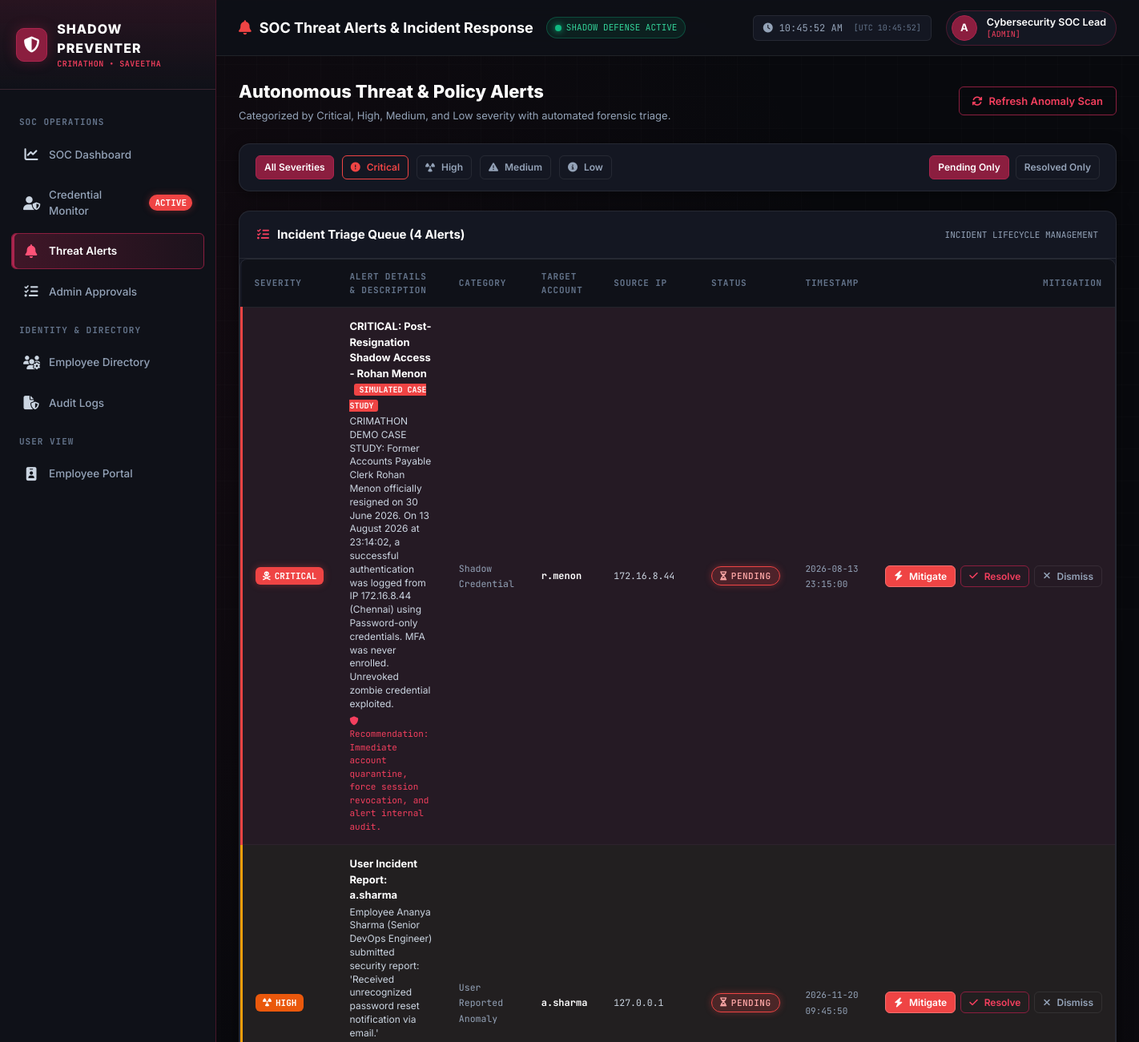
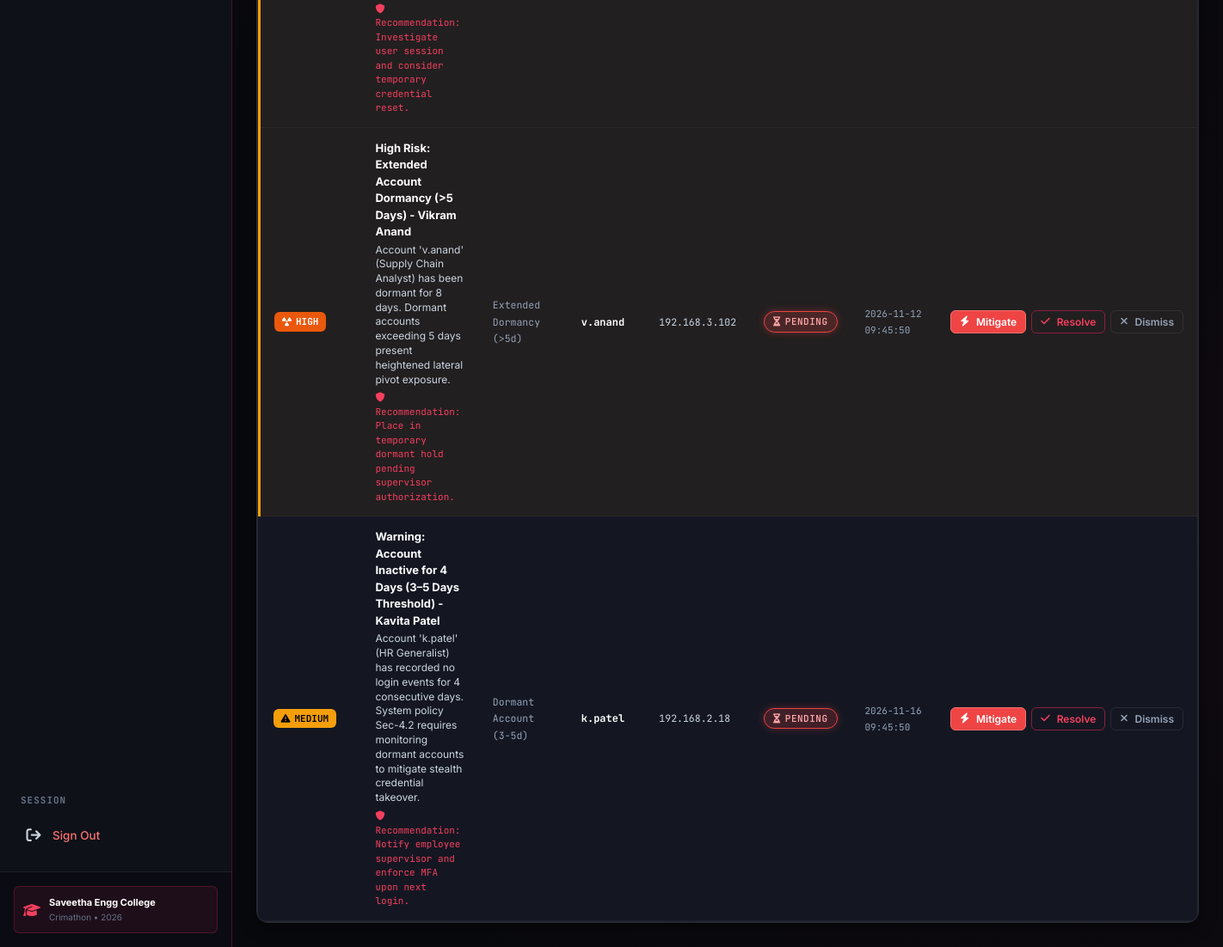
The page /admin/alerts?status=Pending&severity= (signed in) on the database its author committed (2 pictures, top to bottom).
### tables this page shows
CREATE TABLE users (
        id INTEGER PRIMARY KEY AUTOINCREMENT,
        username TEXT UNIQUE NOT NULL,
        password_hash TEXT NOT NULL,
        full_name TEXT NOT NULL,
        email TEXT UNIQUE NOT NULL,
        role TEXT NOT NULL DEFAULT 'employee',
        position TEXT NOT NULL,
        department TEXT NOT NULL,
        employment_status TEXT NOT NULL DEFAULT 'Active',
        resignation_date TEXT,
        account_status TEXT NOT NULL DEFAULT 'Active',
        mfa_enabled INTEGER NOT NULL DEFAULT 0,
        mfa_method TEXT DEFAULT 'None',
        last_login TEXT,
        last_login_ip TEXT,
        last_login_location TEXT,
        created_at TEXT NOT NULL,
        updated_at TEXT NOT NULL
    );

CREATE TABLE alerts (
        id INTEGER PRIMARY KEY AUTOINCREMENT,
        title TEXT NOT NULL,
        description TEXT NOT NULL,
        severity TEXT NOT NULL,
        category TEXT NOT NULL,
        user_id INTEGER,
        username TEXT NOT NULL,
        source_ip TEXT,
        status TEXT NOT NULL DEFAULT 'Pending',
        is_simulated_case INTEGER NOT NULL DEFAULT 0,
        mitigation_action TEXT,
        created_at TEXT NOT NULL,
        resolved_at TEXT,
        resolved_by TEXT,
        admin_notes TEXT,
        FOREIGN KEY(user_id) REFERENCES users(id) ON DELETE SET NULL
    );

### app.py (the view)
@app.route('/admin/alerts')
@login_required
@admin_required
def admin_alerts():
    db = get_db()
    severity_filter = request.args.get('severity', '').strip()
    status_filter = request.args.get('status', '').strip()
    query = "SELECT * FROM alerts WHERE 1=1"
    params = []
    if severity_filter:
        query += " AND severity = ?"
        params.append(severity_filter)
    if status_filter:
        query += " AND status = ?"
        params.append(status_filter)
    query += " ORDER BY CASE severity WHEN 'Critical' THEN 1 WHEN 'High' THEN 2 WHEN 'Medium' THEN 3 ELSE 4 END, id DESC"
    alerts = db.execute(query, params).fetchall()
    return render_template(
        'alerts.html',
        alerts=alerts,
        severity_filter=severity_filter,
        status_filter=status_filter
    )

### templates/alerts.html (shortened to what this page needs)
{% extends "base.html" %}
{% block page_title %}
  <i class="fas fa-bell" style="color: #ef4444;"></i>
  <span>SOC Threat Alerts & Incident Response</span>
{% endblock %}
{% block content %}
<div class="dashboard-hero-bar">
  <div class="hero-title-group">
    <h1>Autonomous Threat & Policy Alerts</h1>
    <p>Categorized by Critical, High, Medium, and Low severity with automated forensic triage.</p>
  </div>
  <div class="hero-actions">
    <button type="button" class="btn-cyber btn-outline-maroon" onclick="triggerDeepScan('{{ csrf_token }}')">
      <i class="fas fa-arrows-rotate"></i>
      <span>Refresh Anomaly Scan</span>
    </button>
  </div>
</div>
<div class="cyber-card" style="margin-bottom: 24px;">
  <div class="card-body-cyber" style="padding: 14px 20px; display: flex; align-items: center; justify-content: space-between; flex-wrap: wrap; gap: 12px;">
    <div style="display: flex; gap: 10px; flex-wrap: wrap;">
      <a href="{{ url_for('admin_alerts') }}" class="btn-cyber {% if not severity_filter %}btn-maroon{% else %}btn-outline{% endif %} btn-sm">
        All Severities
      </a>
      <a href="{{ url_for('admin_alerts', severity='Critical') }}" class="btn-cyber {% if severity_filter == 'Critical' %}btn-danger{% else %}btn-outline-danger{% endif %} btn-sm">
        <i class="fas fa-circle-exclamation"></i> Critical
      </a>
      <a href="{{ url_for('admin_alerts', severity='High') }}" class="btn-cyber {% if severity_filter == 'High' %}btn-maroon{% else %}btn-outline{% endif %} btn-sm" style="">
        <i class="fas fa-radiation"></i> High
      </a>
      <a href="{{ url_for('admin_alerts', severity='Medium') }}" class="btn-cyber {% if severity_filter == 'Medium' %}btn-maroon{% else %}btn-outline{% endif %} btn-sm" style="">
        <i class="fas fa-triangle-exclamation"></i> Medium
      </a>
      <a href="{{ url_for('admin_alerts', severity='Low') }}" class="btn-cyber {% if severity_filter == 'Low' %}btn-maroon{% else %}btn-outline{% endif %} btn-sm" style="">
        <i class="fas fa-circle-info"></i> Low
      </a>
    </div>
    <div style="display: flex; gap: 8px;">
      <a href="{{ url_for('admin_alerts', status='Pending', severity=severity_filter) }}" class="btn-cyber {% if status_filter == 'Pending' %}btn-maroon{% else %}btn-outline{% endif %} btn-sm">
        Pending Only
      </a>
      <a href="{{ url_for('admin_alerts', status='Resolved', severity=severity_filter) }}" class="btn-cyber {% if status_filter == 'Resolved' %}btn-maroon{% else %}btn-outline{% endif %} btn-sm">
        Resolved Only
      </a>
    </div>
  </div>
</div>
<div class="cyber-card">
  <div class="card-header-cyber">
    <div class="card-title-cyber">
      <i class="fas fa-list-check"></i>
      <span>Incident Triage Queue ({{ alerts|length }} Alerts)</span>
    </div>
    <div style="font-size: 11px; font-family: var(--font-mono); color: #94a3b8;">
      INCIDENT LIFECYCLE MANAGEMENT
    </div>
  </div>
  <div class="card-body-cyber" style="padding: 0;">
    <div class="table-responsive">
      <table class="cyber-table">
        <thead>
          <tr>
            <th>Severity</th>
            <th>Alert Details & Description</th>
            <th>Category</th>
            <th>Target Account</th>
            <th>Source IP</th>
            <th>Status</th>
            <th>Timestamp</th>
            <th style="text-align: right;">Mitigation</th>
          </tr>
        </thead>
        <tbody>
          {% for alert in alerts %}
          <tr class="{% if alert.severity == 'Critical' %}row-flagged{% elif alert.severity == 'High' %}row-dormant{% endif %}">
            <td>
              <span class="badge-severity {% if alert.severity == 'Critical' %}sev-critical{% elif alert.severity == 'High' %}sev-high{% elif alert.severity == 'Medium' %}sev-medium{% else %}sev-low{% endif %}">
                <i class="fas fa-{% if alert.severity == 'Critical' %}skull-crossbones{% elif alert.severity == 'High' %}radiation{% elif alert.severity == 'Medium' %}triangle-exclamation{% else %}circle-info{% endif %}"></i>
                {{ alert.severity }}
              </span>
            </td>
            <td style="max-width: 380px;">
              <div style="font-weight: 700; color: #fff; margin-bottom: 3px;">
                {{ alert.title }}
                {% if alert.is_simulated_case %}
                <span style="font-size: 10px; background: #ef4444; color: #fff; padding: 1px 6px; border-radius: 3px; font-family: var(--font-mono); margin-left: 6px;">
                  SIMULATED CASE STUDY
                </span>
                {% endif %}
              </div>
              <div style="font-size: 12px; color: #cbd5e1; line-height: 1.4;">
                {{ alert.description }}
              </div>
              {% if alert.mitigation_action %}
              <div style="font-size: 11px; color: #f43f5e; margin-top: 4px; font-family: var(--font-mono);">
                <i class="fas fa-shield"></i> Recommendation: {{ alert.mitigation_action }}
              </div>
              {% endif %}
            </td>
            <td>
              <span style="font-family: var(--font-mono); font-size: 11.5px; color: #94a3b8;">
                {{ alert.category }}
              </span>
            </td>
            <td>
              <span style="font-family: var(--font-mono); font-size: 12px; font-weight: 700; color: #fff;">
                {{ alert.username }}
              </span>
            </td>
            <td>
              <span style="font-family: var(--font-mono); font-size: 11.5px; color: #cbd5e1;">
                {{ alert.source_ip or 'Internal' }}
              </span>
            </td>
            <td>
              {% if alert.status == 'Pending' %}
              <span class="status-pill status-flagged"><i class="fas fa-hourglass-half"></i> Pending</span>
              {% elif alert.status == 'Resolved' %}
              <span class="status-pill status-active"><i class="fas fa-circle-check"></i> Resolved</span>
              {% elif alert.status == 'Dismissed' %}
              <span class="status-pill status-mfa-off"><i class="fas fa-ban"></i> Dismissed</span>
              {% else %}
              <span class="status-pill status-dormant">{{ alert.status }}</span>
              {% endif %}
            </td>
            <td>
              <span style="font-family: var(--font-mono); font-size: 11px; color: #94a3b8;">
                {{ alert.created_at }}
              </span>
            </td>
            <td style="text-align: right;">
              <div style="display: inline-flex; gap: 6px;">
                {% if alert.status == 'Pending' %}
                <form action="{{ url_for('mitigate_alert', alert_id=alert.id) }}" method="POST" style="display: inline;">
                  <button type="submit" class="btn-cyber btn-danger btn-sm" title="Auto-Mitigate & Suspend User" onclick="return confirm('Execute automatic mitigation: Quarantine account {{ alert.username }} and mark incident resolved?')">
                    <i class="fas fa-bolt"></i> Mitigate
                  </button>
                </form>
                <button type="button" class="btn-cyber btn-outline-maroon btn-sm" onclick="openResolveModal({{ alert.id }}, '{{ alert.title }}')">
                  <i class="fas fa-check"></i> Resolve
                </button>
                <button type="button" class="btn-cyber btn-outline btn-sm" onclick="openRejectModal({{ alert.id }}, '{{ alert.title }}')">
                  <i class="fas fa-xmark"></i> Dismiss
                </button>
                {% else %}
                <span style="font-size: 11px; color: #64748b; font-family: var(--font-mono);">
                  CLOSED ({{ alert.resolved_by or 'SOC' }})
                </span>
                {% endif %}
              </div>
            </td>
          </tr>
          {% else %}
          <tr>
            <td colspan="8" style="text-align: center; padding: 30px; color: #94a3b8;">
              No alerts match the chosen severity or status filter.
            </td>
          </tr>
          {% endfor %}
        </tbody>
      </table>
    </div>
  </div>
</div>
{% endblock %}

### templates/base.html (shortened to what this page needs)
<!DOCTYPE html>
<html lang="en">
<head>
  <link rel="stylesheet" href="https://cdnjs.cloudflare.com/ajax/libs/font-awesome/6.5.1/css/all.min.css">
  <link rel="stylesheet" href="{{ url_for('static', filename='css/style.css') }}">
  <link rel="stylesheet" href="{{ url_for('static', filename='css/dashboard.css') }}">
</head>
<body>
  <div class="app-container">
    {% if session.get('user_id') %}
    <aside class="sidebar">
      <div class="sidebar-header">
        <div class="brand-icon">
          <i class="fas fa-shield-halved"></i>
        </div>
        <div class="brand-title">
          <span class="brand-name">SHADOW PREVENTER</span>
          <span class="brand-subtitle">CRIMATHON &bull; SAVEETHA</span>
        </div>
      </div>
      <nav class="sidebar-nav">
        {% if session.get('role') == 'admin' %}
        <div class="nav-section-title">SOC Operations</div>
        <a href="{{ url_for('admin_dashboard') }}" class="nav-item {% if request.endpoint == 'admin_dashboard' %}active{% endif %}">
          <i class="fas fa-chart-line"></i>
          <span>SOC Dashboard</span>
        </a>
        <a href="{{ url_for('credential_monitoring') }}" class="nav-item {% if request.endpoint == 'credential_monitoring' %}active{% endif %}">
          <i class="fas fa-user-shield"></i>
          <span>Credential Monitor</span>
          <span class="nav-badge badge-alert">ACTIVE</span>
        </a>
        <a href="{{ url_for('admin_alerts') }}" class="nav-item {% if request.endpoint == 'admin_alerts' %}active{% endif %}">
          <i class="fas fa-bell"></i>
          <span>Threat Alerts</span>
        </a>
        <a href="{{ url_for('admin_approvals') }}" class="nav-item {% if request.endpoint == 'admin_approvals' %}active{% endif %}">
          <i class="fas fa-tasks"></i>
          <span>Admin Approvals</span>
        </a>
        <div class="nav-section-title">Identity & Directory</div>
        <a href="{{ url_for('admin_employees') }}" class="nav-item {% if request.endpoint == 'admin_employees' %}active{% endif %}">
          <i class="fas fa-users-gear"></i>
          <span>Employee Directory</span>
        </a>
        <a href="{{ url_for('admin_audit_logs') }}" class="nav-item {% if request.endpoint == 'admin_audit_logs' %}active{% endif %}">
          <i class="fas fa-file-shield"></i>
          <span>Audit Logs</span>
        </a>
        <div class="nav-section-title">User View</div>
        <a href="{{ url_for('employee_portal') }}" class="nav-item {% if request.endpoint == 'employee_portal' %}active{% endif %}">
          <i class="fas fa-id-badge"></i>
          <span>Employee Portal</span>
        </a>
        {% endif %}
        <div class="nav-section-title" style="margin-top: auto;">Session</div>
        <a href="{{ url_for('logout') }}" class="nav-item" style="color: #f87171;">
          <i class="fas fa-arrow-right-from-bracket"></i>
          <span>Sign Out</span>
        </a>
      </nav>
      <div class="sidebar-footer">
        <div class="college-badge">
          <i class="fas fa-graduation-cap"></i>
          <div class="college-text">
            <strong>Saveetha Engg College</strong>
            <span>Crimathon &bull; 2026</span>
          </div>
        </div>
      </div>
    </aside>
    {% endif %}
    <div class="main-wrapper" {% if not session.get('user_id') %}style="margin-left: 0;"{% endif %}>
      {% if session.get('user_id') %}
      <header class="top-header">
        <div class="header-left">
          <div class="page-title">
            {% block page_title %}Security Command Center{% endblock %}
          </div>
          <div class="system-status-indicator">
            <span class="pulse-dot"></span>
            <span>SHADOW DEFENSE ACTIVE</span>
          </div>
        </div>
        <div class="header-right">
          <div class="terminal-clock" id="terminal-clock-display">
          </div>
          <div class="header-user-profile">
            <div class="avatar-badge">
              {{ session.get('username', 'U')[:1]|upper }}
            </div>
            <div class="user-info-text">
              <span class="user-display-name">{{ session.get('full_name', session.get('username')) }}</span>
              <span class="user-role-badge">[{{ session.get('role', 'user')|upper }}]</span>
            </div>
          </div>
        </div>
      </header>
      {% endif %}
      <main class="content-body">
        {% block content %}{% endblock %}
      </main>
    </div>
  </div>
</body>
</html>

### rows shown on the page
users: get "Cybersecurity SOC Lead"
alerts: severity "CRITICAL", title "CRITICAL: Post-Resignation Shadow Access - Rohan Menon", is_simulated_case "SIMULATED CASE STUDY", description "CRIMATHON DEMO CASE STUDY: Former Accounts Payable Clerk Rohan Menon officially resigned on 30 June 2026. On 13 August 2026 at 23:14:02, a successful authentication was logged from IP 172.16.8.44 (Chennai) using Password-only credentials. MFA was never enrolled. Unrevoked zombie credential exploited.", mitigation_action "Immediate account quarantine, force session revocation, and alert internal audit.", category "Shadow Credential", username "r.menon", source_ip "172.16.8.44", status "Pending" (drawn), created_at "2026-08-13 23:15:00"
alerts: severity "HIGH", title "User Incident Report: a.sharma", description "Employee Ananya Sharma (Senior DevOps Engineer) submitted security report: 'Received unrecognized password reset notification via email.'", mitigation_action "Investigate user session and consider temporary credential reset.", category "User Reported Anomaly", username "a.sharma", source_ip "127.0.0.1", status "Pending" (drawn), created_at "2026-11-20 09:45:50"
alerts: severity "HIGH", title "High Risk: Extended Account Dormancy (>5 Days) - Vikram Anand", description "Account 'v.anand' (Supply Chain Analyst) has been dormant for 8 days. Dormant accounts exceeding 5 days present heightened lateral pivot exposure.", mitigation_action "Place in temporary dormant hold pending supervisor authorization.", category "Extended Dormancy (>5d)", username "v.anand", source_ip "192.168.3.102", status "Pending" (drawn), created_at "2026-11-12 09:45:50"
alerts: severity "MEDIUM", title "Warning: Account Inactive for 4 Days (3–5 Days Threshold) - Kavita Patel", description "Account 'k.patel' (HR Generalist) has recorded no login events for 4 consecutive days. System policy Sec-4.2 requires monitoring dormant accounts to mitigate stealth credential takeover.", mitigation_action "Notify employee supervisor and enforce MFA upon next login.", category "Dormant Account (3-5d)", username "k.patel", source_ip "192.168.2.18", status "Pending" (drawn), created_at "2026-11-16 09:45:50"

### other values the page prints
{{ session.get('username', 'U')[:1]|upper }} "A"
{{ session.get('role', 'user')|upper }} "ADMIN"
{{ alerts|length }} "4"
